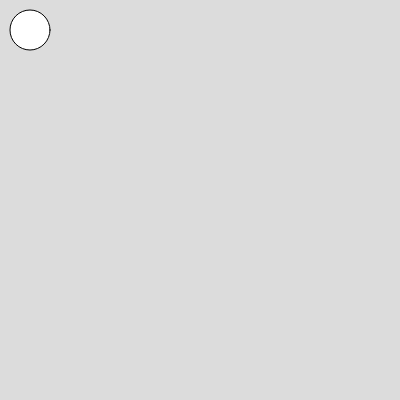
Frame 1 (no input)
Frame 60 (no input): identical to frame 1, image omitted
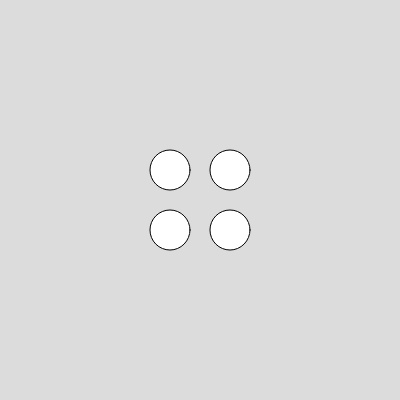
Frame 120 (the mouse pressed at the canvas centre since frame 60)

The p5.js sketch that drew these frames (run headless with seeded random() and noise() and a simulated clock; from frame 60 on, the mouse is pressed at the canvas centre):

// p5.js sketch
// ── sketch.js
function setup() {
  createCanvas(400, 400);
}

function draw() {
  background(220);

  circle(mouseX - 30, mouseY - 30, 40);
  circle(mouseX + 30, mouseY - 30, 40);
  circle(mouseX - 30, mouseY + 30, 40);
  circle(mouseX + 30, mouseY + 30, 40);
}
